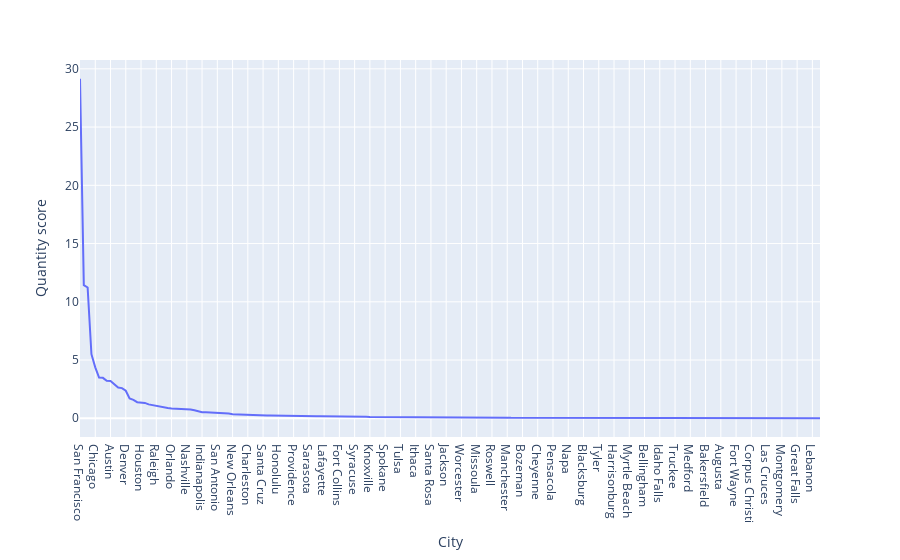

This figure's notebook cell:
### Code cell
fig=px.line(k_df2,x='City',y='Quantity score')
fig.show()

### Figure 1 — Plotly figure (JSON) as saved in the notebook; plotly's stock layout.template omitted (floating-point values rounded to 4 significant figures; data arrays with more than 128 entries replaced by an {"elided": "..."} marker saying what was removed)
{"data": [{"hovertemplate": "City=%{x}<br>Quantity score=%{y}<extra></extra>", "legendgroup": "", "line": {"color": "#636efa", "dash": "solid"}, "mode": "lines", "name": "", "orientation": "v", "showlegend": false, "type": "scatter", "x": {"elided": "195 str values"}, "xaxis": "x", "y": {"elided": "195 float values"}, "yaxis": "y"}], "layout": {"legend": {"tracegroupgap": 0}, "margin": {"t": 60}, "xaxis": {"anchor": "y", "domain": [0, 1], "title": {"text": "City"}}, "yaxis": {"anchor": "x", "domain": [0, 1], "title": {"text": "Quantity score"}}}}
